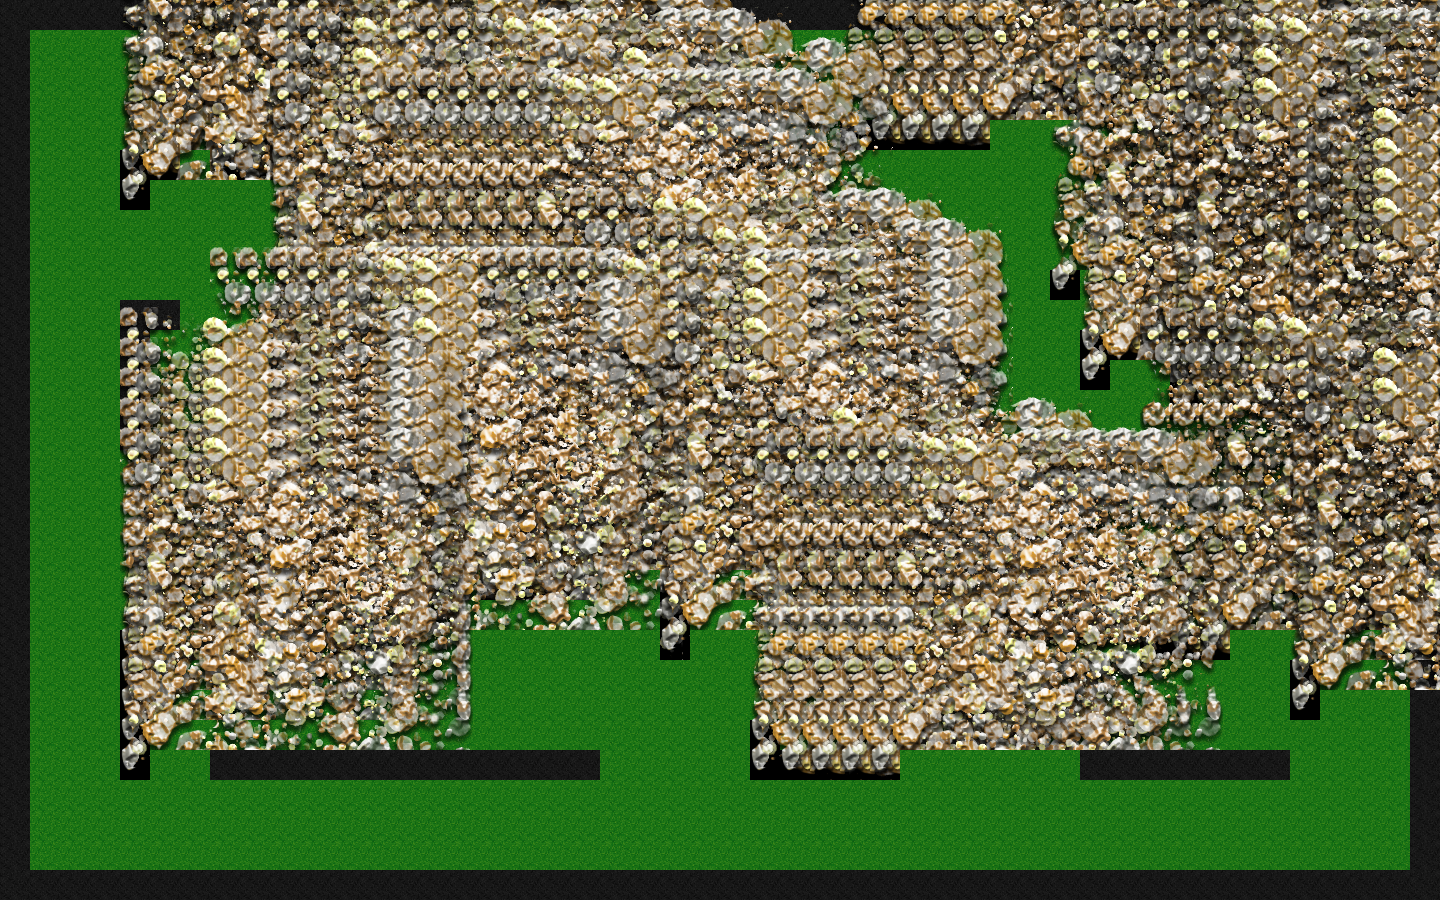

A level layout from a 2D game, rendered from its tile map. Below: a short description, then the map file with its tile-grid data intact:
An orthogonal 48x30 tile map with 30x30 px tiles, 1 tile layer (Tile Layer 1).

<map version="1.0" orientation="orthogonal" renderorder="right-down" width="48" height="30" tilewidth="30" tileheight="30" nextobjectid="1">
 <tileset firstgid="1" name="Tank" tilewidth="30" tileheight="30" tilecount="3" columns="0">
  <tile id="0">
   <image width="30" height="30" source="Clear.png" />
  </tile>
  <tile id="1">
   <image width="30" height="30" source="Rough.png" />
  </tile>
  <tile id="2">
   <image width="30" height="30" source="Impassable.png" />
  </tile>
 </tileset>
 <layer name="Tile Layer 1" width="48" height="30">
  <data encoding="csv">
3,3,3,3,3,3,3,3,3,3,3,3,3,3,3,3,3,3,3,3,3,3,3,3,3,3,3,3,3,3,3,3,3,3,3,3,3,3,3,3,3,3,3,3,3,3,3,3,
3,1,1,1,1,1,1,1,1,1,1,1,1,1,1,1,1,1,1,1,1,1,1,1,1,1,1,1,1,1,1,1,1,1,1,1,1,1,1,1,1,1,1,1,1,1,1,3,
3,1,1,1,1,1,1,1,1,1,1,1,1,1,1,1,1,1,1,1,1,1,1,1,1,1,1,1,1,1,1,1,1,1,1,1,1,1,1,1,1,1,1,1,1,1,1,3,
3,1,1,1,1,1,1,1,1,1,1,1,1,1,1,1,1,1,1,1,1,1,1,1,1,1,1,1,1,1,1,1,1,1,1,1,1,1,1,1,1,1,1,1,1,1,1,3,
3,1,1,1,1,2,1,1,1,1,1,1,1,1,1,1,3,3,3,3,3,3,1,1,1,1,1,1,2,2,2,2,2,1,1,1,1,1,1,2,2,2,2,2,1,1,1,3,
3,1,1,1,2,2,1,2,2,2,2,2,1,1,1,1,1,1,1,1,1,1,1,1,1,1,1,1,1,1,1,1,1,1,1,1,1,1,1,1,1,1,1,2,1,1,1,3,
3,1,1,1,2,1,1,1,1,1,1,1,1,1,1,1,1,1,1,1,1,1,1,1,1,1,1,1,1,1,1,1,1,1,1,1,1,1,1,1,1,1,1,2,1,1,1,3,
3,1,1,1,1,1,1,1,1,1,1,1,1,1,1,1,1,1,1,1,1,1,1,1,1,1,1,1,3,1,1,1,1,1,1,1,1,1,1,1,1,1,1,2,1,1,1,3,
3,1,1,1,1,1,1,1,1,1,1,1,1,1,1,1,1,1,1,1,1,1,1,1,1,1,1,1,3,1,1,1,1,1,1,1,1,1,1,1,1,1,1,2,1,1,1,3,
3,1,1,1,1,1,1,1,1,1,1,1,1,1,1,1,1,1,1,1,1,1,1,1,1,1,1,1,3,1,1,1,1,1,1,2,1,1,1,2,1,1,1,1,1,1,1,3,
3,1,1,1,3,3,1,1,1,2,2,1,1,2,1,1,1,1,1,1,1,1,1,1,1,1,1,1,3,1,1,1,1,1,1,1,1,1,1,2,1,1,1,1,1,1,1,3,
3,1,1,1,3,1,1,1,1,2,2,1,1,2,2,2,1,1,1,1,1,1,1,1,1,1,1,1,1,3,1,1,1,1,1,1,2,2,2,2,2,1,1,1,1,1,1,3,
3,1,1,1,3,1,1,1,1,2,1,1,1,1,1,1,1,1,2,1,1,1,1,1,1,1,1,1,1,3,1,1,1,1,1,1,2,1,1,2,1,1,1,1,1,1,1,3,
3,1,1,1,3,1,1,1,1,2,1,1,2,2,2,2,2,2,1,1,1,1,1,1,1,1,1,1,1,3,1,1,1,1,1,1,1,1,1,2,1,1,1,1,1,1,1,3,
3,1,1,1,3,1,1,1,1,1,1,1,1,1,1,1,1,1,1,1,1,1,1,1,1,1,1,1,1,3,1,1,1,1,1,1,1,1,1,1,1,1,1,2,1,1,1,3,
3,1,1,1,1,1,1,1,1,1,1,1,1,1,1,1,1,1,1,1,1,1,1,1,1,1,1,1,1,3,1,1,1,1,1,1,1,1,1,1,1,1,1,2,1,1,1,3,
3,1,1,1,1,1,1,1,1,1,1,1,1,1,1,1,1,1,1,1,1,1,1,1,1,1,1,1,1,3,1,1,1,1,1,1,1,1,1,1,1,1,1,2,1,1,1,3,
3,1,1,1,1,1,1,1,1,1,1,1,1,1,1,1,1,1,1,2,2,1,1,1,1,1,1,1,1,3,1,1,1,1,1,1,1,1,1,1,1,1,1,2,1,1,1,3,
3,1,1,1,1,1,1,1,1,1,1,1,1,1,1,1,1,1,1,1,1,2,2,1,1,1,1,1,1,3,1,1,1,1,1,1,1,1,1,1,1,1,1,1,1,1,1,3,
3,1,1,1,1,1,1,2,2,2,2,2,1,1,1,1,2,2,2,2,1,1,2,1,1,1,1,1,1,3,1,1,1,1,1,1,1,1,1,1,1,1,1,1,1,1,1,3,
3,1,1,1,1,1,1,1,1,1,1,2,1,1,1,1,1,1,1,1,1,1,2,1,1,1,1,1,1,3,1,1,1,1,1,1,1,1,1,1,1,1,1,1,1,1,1,3,
3,1,1,1,2,1,1,1,1,1,1,2,1,1,1,1,1,1,1,1,1,1,2,1,1,1,1,1,1,3,1,1,1,1,1,1,1,1,2,2,2,1,1,1,1,1,1,3,
3,1,1,1,2,1,1,1,1,1,1,1,1,1,1,1,1,1,1,1,1,1,1,1,1,1,1,1,1,3,1,1,1,1,1,1,1,1,1,1,1,1,1,2,1,1,1,3,
3,1,1,1,2,1,1,1,1,1,1,1,1,1,1,1,1,1,1,1,1,1,1,1,1,1,1,1,1,1,1,1,1,1,1,1,1,1,1,1,1,1,1,2,1,1,1,3,
3,1,1,1,2,1,1,1,1,1,1,1,1,1,1,1,1,1,1,1,1,1,1,1,1,2,1,1,1,1,1,1,1,1,1,1,1,1,1,1,1,1,1,1,1,1,1,3,
3,1,1,1,2,1,1,3,3,3,3,3,3,3,3,3,3,3,3,3,1,1,1,1,1,2,2,2,2,2,1,1,1,1,1,1,3,3,3,3,3,3,3,1,1,1,1,3,
3,1,1,1,1,1,1,1,1,1,1,1,1,1,1,1,1,1,1,1,1,1,1,1,1,1,1,1,1,1,1,1,1,1,1,1,1,1,1,1,1,1,1,1,1,1,1,3,
3,1,1,1,1,1,1,1,1,1,1,1,1,1,1,1,1,1,1,1,1,1,1,1,1,1,1,1,1,1,1,1,1,1,1,1,1,1,1,1,1,1,1,1,1,1,1,3,
3,1,1,1,1,1,1,1,1,1,1,1,1,1,1,1,1,1,1,1,1,1,1,1,1,1,1,1,1,1,1,1,1,1,1,1,1,1,1,1,1,1,1,1,1,1,1,3,
3,3,3,3,3,3,3,3,3,3,3,3,3,3,3,3,3,3,3,3,3,3,3,3,3,3,3,3,3,3,3,3,3,3,3,3,3,3,3,3,3,3,3,3,3,3,3,3
</data>
 </layer>
</map>